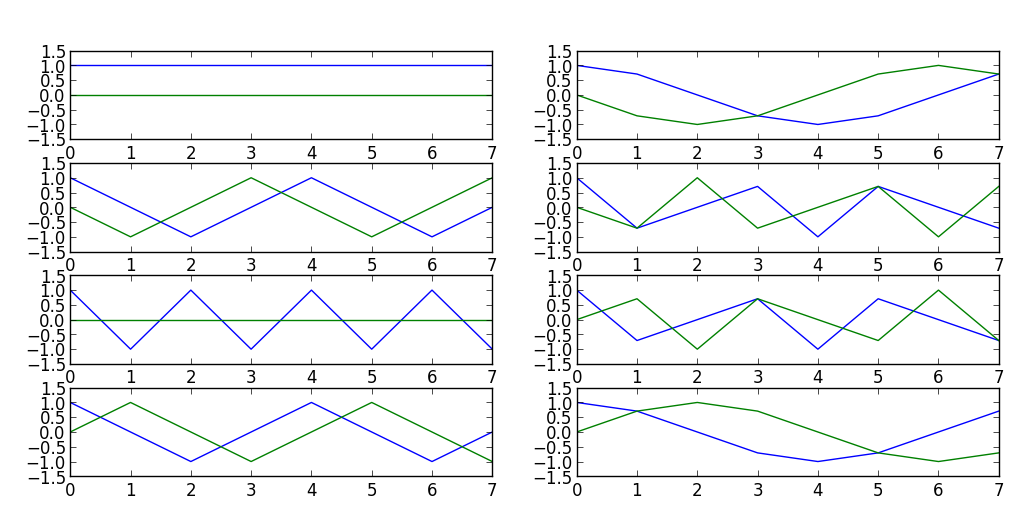

Reproduce this figure in Python.
import matplotlib.pyplot as plt
import numpy as np

N = 8
plt.figure(1)
for k in range(N):
	s = np.exp(-1j*2*np.pi*k/N*np.arange(N))
	plt.subplot(N/2, 2, k+1)
	plt.plot(np.real(s))
	plt.axis([0,N-1,-1.5,1.5])
	plt.subplot(N/2, 2, k+1)
	plt.plot(np.imag(s))
	plt.axis([0,N-1,-1.5,1.5])
plt.show()
